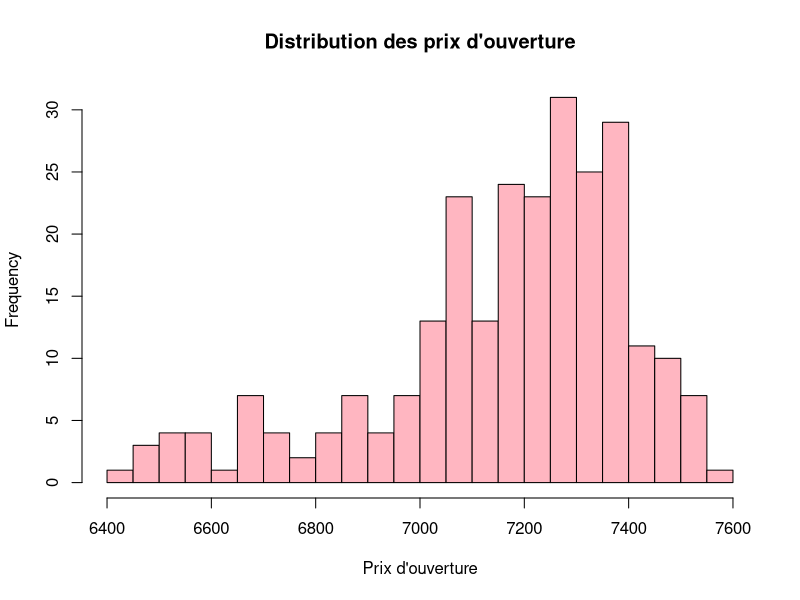
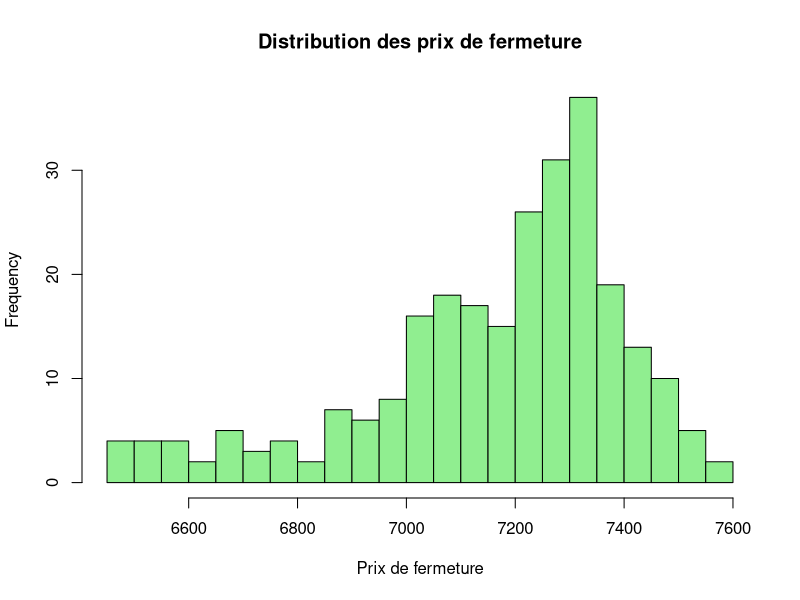
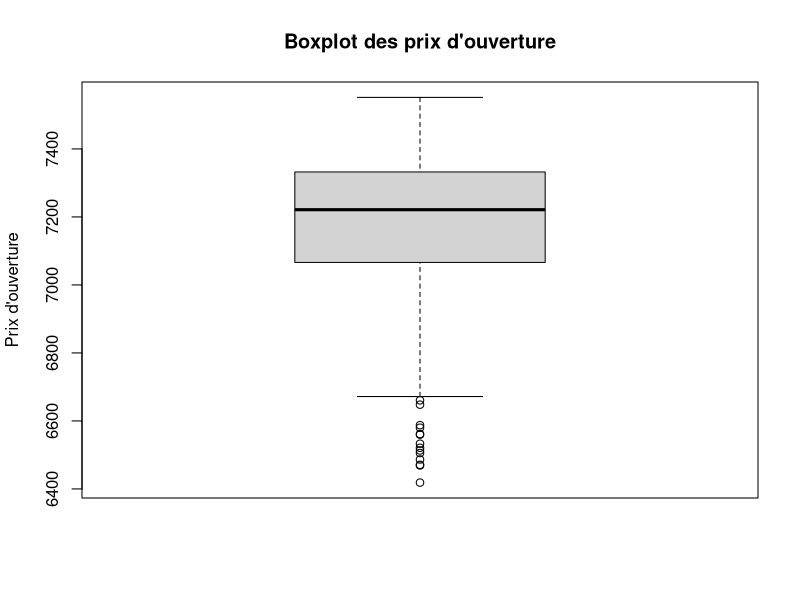
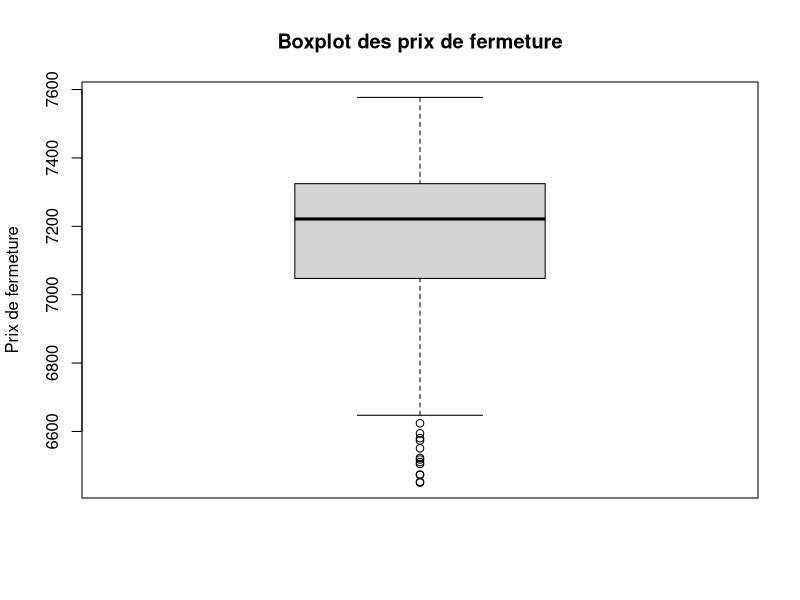
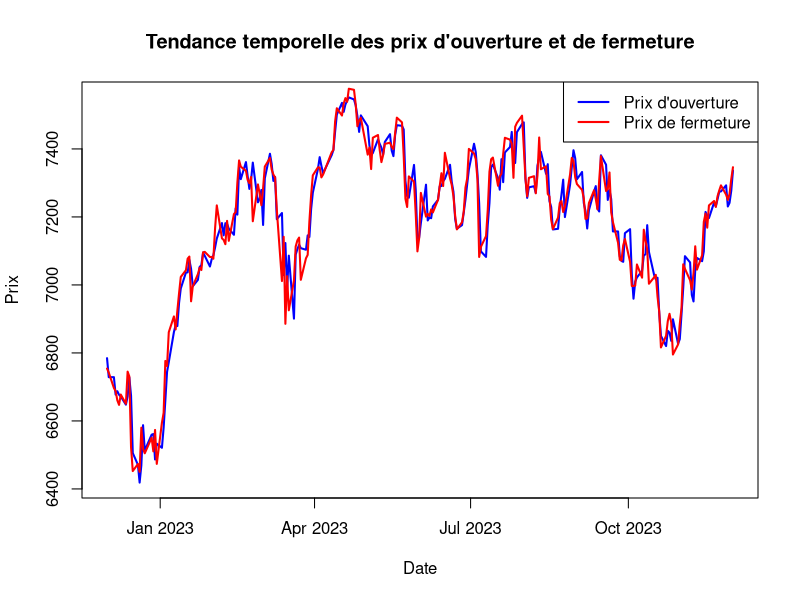

Recreate these plots in R, in order.
#qst 1: importation des données cac40.csv sous fomre de data frame en utilisant la fonction read.csv 
data = read.csv("./CAC40.csv", header = TRUE, sep = ",")
head(data)
#qst 2: 2.1 Vérification des types de variables des colonnes et les premières observations de chaque colonne en utilisant la fonction str
str(data)
#2.2 Recherche des valeurs manquantes en utilisant la fonction summary()
summary(data)
# Identification des colonnes avec un Volume = 0 ou les autres valeurs != 0 ce qui indique un probleme dans la valeur du volume 
anomalies = data[data$Volume == 0 & (data$Volume != data$High | data$Volume != data$Low | data$Volume != data$Close | data$Volume != data$Adj.Close) , ]
# Afficher les anomalies pour vérification
print(anomalies)
#Identifier les doublons au cas où certaines lignes seraient répétées en utilisant la fonction duplicated
duplicated_rows = data[duplicated(data), ]
print(duplicated_rows)
#Remplacement du valeur volume = 0 par la moyenne de volume != 0 d'autre jours 
# Filtrer les colonnes ou Volume != 0
volume_non_null = data[data$Volume != 0 , ]

# Calculer la moyenne de 'Volume'  ou Volume != 0
moy_non_null = mean(volume_non_null$Volume, na.rm = TRUE)
moy_non_null

#remplacement
data$Volume[data$Volume == 0] <- moy_non_null

# les données apres le mise a jour 
print(data)

# calcule des statistiques descriptives pour les prix d'ouverture 
# Calcule du min , max , medianne , moyenne , 1st and 3rd quartiles du prix d'overture en utilisant la fonction summary 
summary_open = summary(data$Open)
summary_open

#calcule d'ecart type du prix d'ouverture 
sd_open = sd(data$Open, na.rm = TRUE)
sd_open 

# Calcul de la variance pour les prix d'ouverture
variance_open = var(data$Open, na.rm = TRUE)
variance_open 

#calcule du mode du prix d'ouverture 
# Fonction pour calculer le mode
calculate_mode = function(x) {
  uniqx = unique(x)  # Valeurs uniques du prix d'ouverture
  uniqx[which.max(table(x))]  # la fonction table calculer la frequence de chaque valeur unique du uniqx 
}
# Calcul du mode pour les prix d'ouverture
mode_open = calculate_mode(data$Open)
mode_open

# calcule des statistiques descriptives pour les prix de fermeture
# Calcule du min , max , medianne , moyenne , 1st and 3rd quartiles du prix d'overture en utilisant la fonction summary
summary_close = summary(data$Close)
summary_close
#calcule d'ecart type du prix de fermeture 
sd_close = sd(data$Close, na.rm = TRUE)
sd_close
# Calcul de la variance pour les prix d'ouverture
variance_close = var(data$Close, na.rm = TRUE)
variance_close

#calcule du mode du prix de fermeture
# Calcul du mode pour les prix de fermeture
mode_close = calculate_mode(data$Close)
mode_close

#qst4 
# Histogramme pour les prix d'ouverture
hist(data$Open, main = "Distribution des prix d'ouverture", xlab = "Prix d'ouverture", col = "lightpink", border = "black", breaks = 20)

# Histogramme pour les prix de fermeture
hist(data$Close, main = "Distribution des prix de fermeture", xlab = "Prix de fermeture", col = "lightgreen", border = "black", breaks = 20)

# Boxplots pour les prix d'ouverture
boxplot(data$Open, main = "Boxplot des prix d'ouverture", ylab = "Prix d'ouverture")

# Boxplots pour les prix de fermeture
boxplot(data$Close, main = "Boxplot des prix de fermeture", ylab = "Prix de fermeture")

#qst5
# Convertir la colonne Date en format Date
data$Date <- as.Date(data$Date, format = "%Y-%m-%d")

# Graphiques des prix d'ouverture et de fermeture

plot(data$Date, data$Open, type = "l", col = "blue", lwd = 2, 
     main = "Tendance temporelle des prix d'ouverture et de fermeture", xlab = "Date", ylab = "Prix")

lines(data$Date, data$Close, col = "red", lwd = 2)

legend("topright", legend = c("Prix d'ouverture", "Prix de fermeture"), col = c("blue", "red"), lty = 1, lwd = 2)

